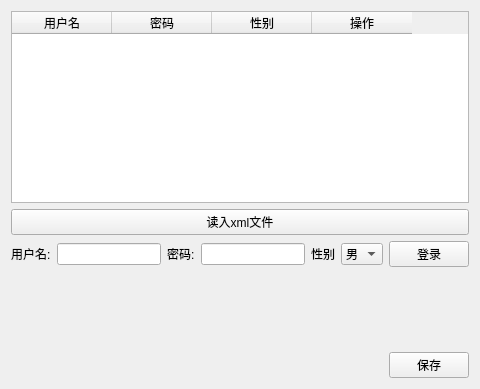
<?xml version="1.0" encoding="UTF-8"?>
<ui version="4.0">
 <class>TestXml</class>
 <widget class="QMainWindow" name="TestXml">
  <property name="geometry">
   <rect>
    <x>0</x>
    <y>0</y>
    <width>480</width>
    <height>389</height>
   </rect>
  </property>
  <property name="windowTitle">
   <string>TestXml</string>
  </property>
  <widget class="QWidget" name="centralWidget">
   <layout class="QHBoxLayout" name="horizontalLayout_3">
    <item>
     <layout class="QGridLayout" name="gridLayout">
      <item row="0" column="0">
       <layout class="QVBoxLayout" name="verticalLayout">
        <item>
         <widget class="QTableWidget" name="tableWidget">
          <column>
           <property name="text">
            <string>用户名</string>
           </property>
          </column>
          <column>
           <property name="text">
            <string>密码</string>
           </property>
          </column>
          <column>
           <property name="text">
            <string>性别</string>
           </property>
          </column>
          <column>
           <property name="text">
            <string>操作</string>
           </property>
          </column>
         </widget>
        </item>
        <item>
         <widget class="QPushButton" name="pushButton_rXml">
          <property name="text">
           <string>读入xml文件</string>
          </property>
         </widget>
        </item>
       </layout>
      </item>
      <item row="1" column="0">
       <layout class="QHBoxLayout" name="horizontalLayout">
        <item>
         <widget class="QLabel" name="label">
          <property name="text">
           <string>用户名:</string>
          </property>
         </widget>
        </item>
        <item>
         <widget class="QLineEdit" name="lineEdit_id"/>
        </item>
        <item>
         <widget class="QLabel" name="label_2">
          <property name="text">
           <string>密码:</string>
          </property>
         </widget>
        </item>
        <item>
         <widget class="QLineEdit" name="lineEdit_name"/>
        </item>
        <item>
         <widget class="QLabel" name="label_3">
          <property name="text">
           <string>性别</string>
          </property>
         </widget>
        </item>
        <item>
         <widget class="QComboBox" name="comboBox_sex">
          <item>
           <property name="text">
            <string>男</string>
           </property>
          </item>
          <item>
           <property name="text">
            <string>女</string>
           </property>
          </item>
         </widget>
        </item>
        <item>
         <widget class="QPushButton" name="pushButton_insert">
          <property name="text">
           <string>登录</string>
          </property>
         </widget>
        </item>
       </layout>
      </item>
      <item row="3" column="0">
       <layout class="QHBoxLayout" name="horizontalLayout_2">
        <item>
         <spacer name="horizontalSpacer">
          <property name="orientation">
           <enum>Qt::Horizontal</enum>
          </property>
          <property name="sizeHint" stdset="0">
           <size>
            <width>338</width>
            <height>20</height>
           </size>
          </property>
         </spacer>
        </item>
        <item>
         <widget class="QPushButton" name="pushButton_wXml">
          <property name="text">
           <string>保存</string>
          </property>
         </widget>
        </item>
       </layout>
      </item>
      <item row="2" column="0">
       <spacer name="verticalSpacer">
        <property name="orientation">
         <enum>Qt::Vertical</enum>
        </property>
        <property name="sizeHint" stdset="0">
         <size>
          <width>20</width>
          <height>40</height>
         </size>
        </property>
       </spacer>
      </item>
     </layout>
    </item>
   </layout>
  </widget>
 </widget>
 <layoutdefault spacing="6" margin="11"/>
 <resources/>
 <connections/>
</ui>
